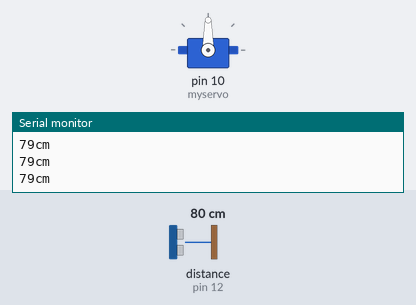
A sketch run on a simulated Arduino Uno, built with avr-gcc and run on an emulated ATmega328P. On the bench: servo, the last lines printed to the serial monitor. Wiring (inferred from the names in the program): ultrasonic range finder: trigger pin 11; echo pin 12. The test bench sets the inputs (shaded band); at power-on: distance to the obstacle (sensor on pin 12) 80 cm. The echo pulse lasts 58.3 µs per cm.

Above: at 1.2 s.
1.3 s: distance to the obstacle (sensor on pin 12) set to 12 cm
4.3 s: distance to the obstacle (sensor on pin 12) set to 9 cm
At 4.92 s:
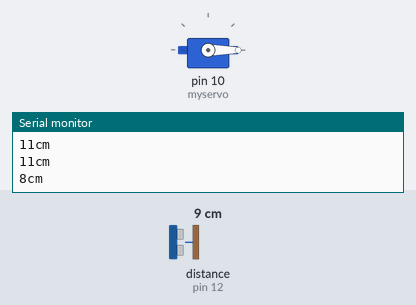
7.3 s: distance to the obstacle (sensor on pin 12) set to 18 cm
At 8.3 s:
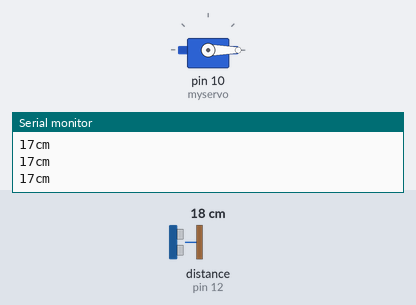
8.8 s: distance to the obstacle (sensor on pin 12) set to 2 cm
At 8.94 s:
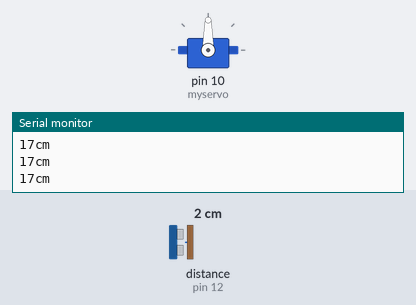
Timing chart, 0 to 12.8 s (numbered marks = the images above; inputs shaded):
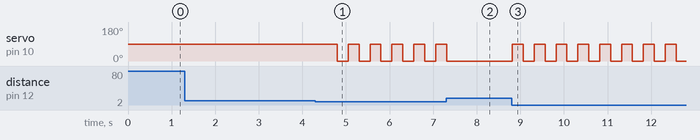

The sketch:

distancemetr_with_servo.ino
```cpp
#include <Servo.h>

Servo myservo;
int trigPin = 11;
int echoPin = 12;
long duration, cm;

void setup()
{
  myservo.attach(10);
  Serial.begin (9600);
  pinMode(trigPin, OUTPUT);
  pinMode(echoPin, INPUT);
}

void loop()
{
  digitalWrite(trigPin, LOW);
  delayMicroseconds(5);
  digitalWrite(trigPin, HIGH);
  delayMicroseconds(10);
  digitalWrite(trigPin, LOW);
  pinMode(echoPin, INPUT);
  duration = pulseIn(echoPin, HIGH);
  cm = (duration / 2) / 29.1;
  if (cm < 10)
  {
    myservo.write(90);
    delay(250);
    myservo.write(0);
  }
  Serial.print(cm);
  Serial.print("cm");
  Serial.println();
  delay(250);
}
```

Measured:
- the behaviour switches between 11 and 10 cm on distance to the obstacle (sensor on pin 12) (found by bisection; images 0 and 1)
- after the input at 4.3 s, servo on pin 10 (myservo): alternates 90° for 0.25 s and 0° for 0.25 s, starting after 0.50 s
- after the input at 7.3 s, servo on pin 10 (myservo): goes on until 7.3 s, then stays 0°
- after the input at 8.8 s, servo on pin 10 (myservo): alternates 90° for 0.25 s and 0° for 0.25 s, starting at once
